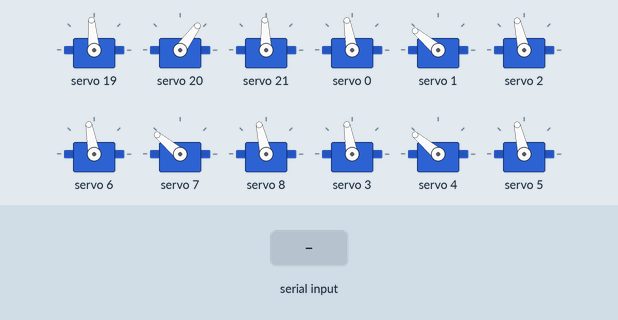
Bench run of a sketch on a simulated Arduino Uno, built with avr-gcc and run on an emulated ATmega328P. On the bench: 12 × servo. The inputs (shaded band) are chosen by the test bench.

Above: at 1.2 s.
1.3 s: "90,45\n" received over Serial
At 3.64 s:
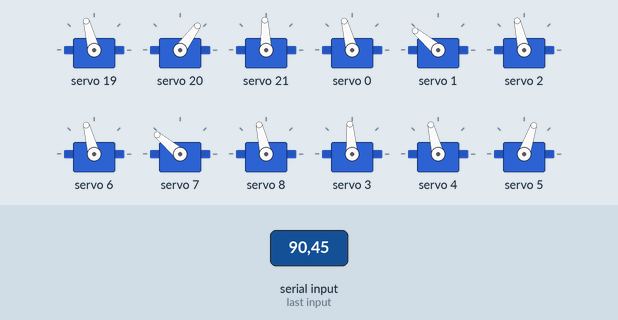
At 9.9 s:
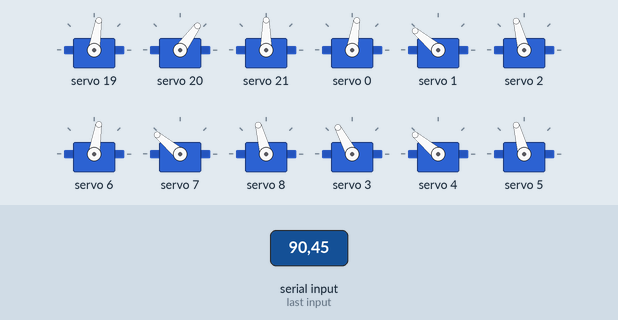
10.3 s: "90\n" received over Serial
At 10.95 s:
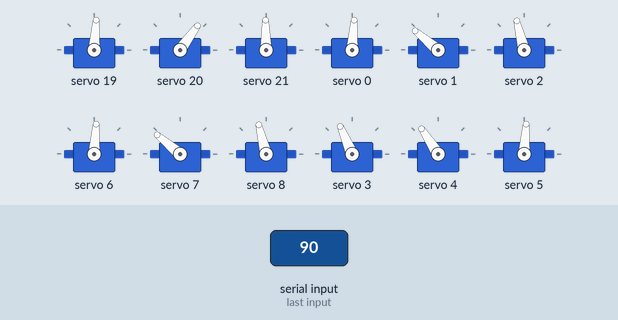
Timing chart, 0 to 19.1 s (numbered marks = the images above; inputs shaded):
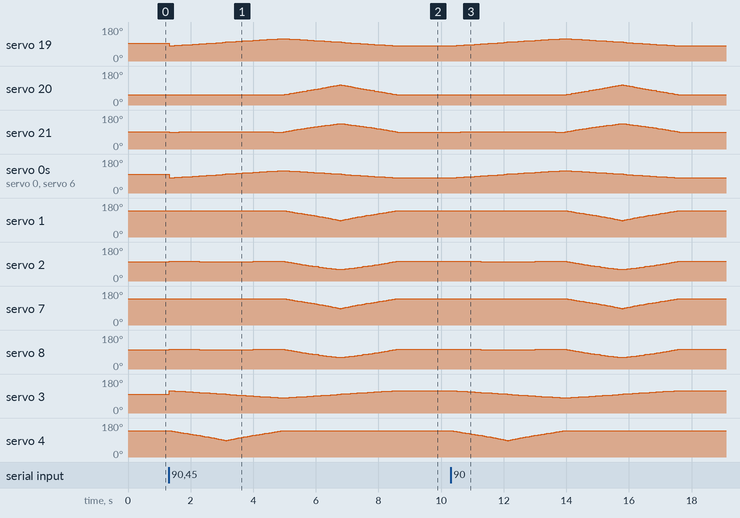

Measured:
- after the input at 1.3 s, servo 20: 54° → 55° after 0.40 s, → 54° 0.17 s later, → 55° 2.5 s later, → 54° 0.17 s later, … (80 changes in this stretch); servo 21: 92° → 90° at once, → 91° 0.30 s later, → 92° 0.64 s later, → 91° 1.7 s later, … (83 changes in this stretch)
- after the input at 10.3 s, servo 19: rises from 81° to 118° in 3.5 s, then falls to 81° in 3.7 s; servo 20: 54° → 55° after 0.40 s, → 54° 0.17 s later, → 55° 2.5 s later, → 54° 0.17 s later, … (80 changes in this stretch)

The sketch:

walk_in_sync_control_esp_3.ino
```cpp
#include <math.h>
#include "HCPCA9685.h"

#define  I2CAdd 0x40
#define  I2CAddB 0x41
#define  root3 1.7320508

HCPCA9685 HCPCA9685(I2CAdd),HCPCA9685B(I2CAddB);

// Servo s1,s2,s3;

String datax,datay;
int dt=10;
int jx,jy,u,v;


// int s1pin=8;
// int s2pin=9;
// int s3pin=10;
float a=4.5;
float b=3;

int m1,m2,m3,mjy,mjx;

float r;
int theta,phai,beta,alpha,gamm,GAMMA;
float forcos;

float pi=3.14159265;

// int s1angle;
// int s2angle;
// int s3angle;

float l1=7.7;
float l2=11.1;

//functions
float raddtodeg(float th){
  float ans;
  ans=th*180/pi;
  return ans;
}
float degtoradd(float angle){
  float deg;
  deg=angle*pi;
  deg=deg/180;
  return deg;
}


float rlength(float x,float y, float z){
  float r;
  r=pow((x*x+y*y+z*z),0.5);
  return r;
}


int s1angle(float x,float y){
  float theta;
  int thetha;
  theta=atan(y/x);
  thetha=raddtodeg(theta);
  if (theta<0){

  thetha=180+thetha;
  }

  return thetha;
}


int s2angle(float l1,float l2,float z,float r){
  int phai,alpha;
  alpha=raddtodeg(acos((l1*l1+r*r-l2*l2)/(2*l1*r)));
  phai=raddtodeg(acos(z/r));
  return phai-alpha;
}


int s3angle(float l1,float l2,float r){
  int beta;
  beta=raddtodeg(acos((l1*l1+l2*l2-r*r)/(2*l1*l2)));
  return beta;
}
//functions end


//main function
void jp(float x,float y,float z){
  theta=s1angle(x,y);
  forcos=degtoradd(theta);
  r=rlength(x-b*cos(forcos),y-b*sin(forcos),z-a);
  gamm=s2angle(l1,l2,z-a,r);
  beta=s3angle(l1,l2,r);

  GAMMA=30+gamm;
  m1=map(theta,0,180,10,430);

  m2=map(GAMMA,0,180,10,430);
  m3=map(beta,0,180,10,430);


  HCPCA9685B.Servo(3,430-m1);
  HCPCA9685B.Servo(4,430-m2);
  HCPCA9685B.Servo(5,430-m3);

}

void jp2(float x,float y,float z){
  theta=s1angle(x,y);
  forcos=degtoradd(theta);
  r=rlength(x-b*cos(forcos),y-b*sin(forcos),z-a);
  gamm=s2angle(l1,l2,z-a,r);
  beta=s3angle(l1,l2,r);

  GAMMA=30+gamm;
  m1=map(theta,0,180,10,430);

  m2=map(GAMMA,0,180,10,430);
  m3=map(beta,0,180,10,430);

  HCPCA9685.Servo(0, m1);
  HCPCA9685.Servo(1, m2);
  HCPCA9685.Servo(2, m3);


}
void jp3(float x,float y,float z){
  theta=s1angle(x,y);
  forcos=degtoradd(theta);
  r=rlength(x-b*cos(forcos),y-b*sin(forcos),z-a);
  gamm=s2angle(l1,l2,z-a,r);
  beta=s3angle(l1,l2,r);
  GAMMA=30+gamm;
  m1=map(theta,0,180,10,430);

  m2=map(GAMMA,0,180,10,430);
  m3=map(beta,0,180,10,430);

  HCPCA9685.Servo(6, m1);
  HCPCA9685.Servo(7, m2);
  HCPCA9685.Servo(8, m3);
  }

void jp4(float x,float y,float z){
  theta=s1angle(x,y);
  forcos=degtoradd(theta);
  r=rlength(x-b*cos(forcos),y-b*sin(forcos),z-a);
  gamm=s2angle(l1,l2,z-a,r);
  beta=s3angle(l1,l2,r);
  GAMMA=30+gamm;
  m1=map(theta,0,180,10,430);

  m2=map(GAMMA,0,180,10,430);
  m3=map(beta,0,180,10,430);

  HCPCA9685.Servo(3, m1);
  HCPCA9685.Servo(4, m2);
  HCPCA9685.Servo(5, m3);
 }

void jp5(float x,float y,float z){
  theta=s1angle(x,y);
  forcos=degtoradd(theta);
  r=rlength(x-b*cos(forcos),y-b*sin(forcos),z-a);
  gamm=s2angle(l1,l2,z-a,r);
  beta=s3angle(l1,l2,r);
  GAMMA=30+gamm;
  m1=map(theta,0,180,10,430);

  m2=map(GAMMA,0,180,10,430);
  m3=map(beta,0,180,10,430);
  HCPCA9685B.Servo(6,430-m1);
  HCPCA9685B.Servo(7,430-m2);
  HCPCA9685B.Servo(8,430-m3);
}

void jp6(float x,float y,float z){
  theta=s1angle(x,y);
  forcos=degtoradd(theta);
  r=rlength(x-b*cos(forcos),y-b*sin(forcos),z-a);
  gamm=s2angle(l1,l2,z-a,r);
  beta=s3angle(l1,l2,r);
  GAMMA=30+gamm;
  m1=map(theta,0,180,10,430);

  m2=map(GAMMA,0,180,10,430);
  m3=map(beta,0,180,10,430);

  HCPCA9685B.Servo(0,430-m1);
  HCPCA9685B.Servo(1,430-m2);
  HCPCA9685B.Servo(2,430-m3);
  }

void jpc(float x,float y,float z){
  theta=s1angle(x,y);
  forcos=degtoradd(theta);
  r=rlength(x-b*cos(forcos),y-b*sin(forcos),z-a);
  gamm=s2angle(l1,l2,z-a,r);
  beta=s3angle(l1,l2,r);


  GAMMA=30+gamm;
  m1=map(theta,0,180,10,430);

  m2=map(GAMMA,0,180,10,430);
  m3=map(beta,0,180,10,430);


  HCPCA9685B.Servo(3,m1);
  HCPCA9685B.Servo(4,430-m2);
  HCPCA9685B.Servo(5,430-m3);

}

void jpc2(float x,float y,float z){
  theta=s1angle(x,y);
  forcos=degtoradd(theta);
  r=rlength(x-b*cos(forcos),y-b*sin(forcos),z-a);
  gamm=s2angle(l1,l2,z-a,r);
  beta=s3angle(l1,l2,r);


  GAMMA=30+gamm;
  m1=map(theta,0,180,10,430);

  m2=map(GAMMA,0,180,10,430);
  m3=map(beta,0,180,10,430);


  HCPCA9685.Servo(0, m1);
  HCPCA9685.Servo(1, m2);
  HCPCA9685.Servo(2, m3);


}
void jpc3(float x,float y,float z){
  theta=s1angle(x,y);
  forcos=degtoradd(theta);
  r=rlength(x-b*cos(forcos),y-b*sin(forcos),z-a);
  gamm=s2angle(l1,l2,z-a,r);
  beta=s3angle(l1,l2,r);


  GAMMA=30+gamm;
  m1=map(theta,0,180,10,430);

  m2=map(GAMMA,0,180,10,430);
  m3=map(beta,0,180,10,430);


  HCPCA9685.Servo(6, m1);
  HCPCA9685.Servo(7, m2);
  HCPCA9685.Servo(8, m3);

}

void jpc4(float x,float y,float z){
  theta=s1angle(x,y);
  forcos=degtoradd(theta);
  r=rlength(x-b*cos(forcos),y-b*sin(forcos),z-a);
  gamm=s2angle(l1,l2,z-a,r);
  beta=s3angle(l1,l2,r);


  GAMMA=30+gamm;
  m1=map(theta,0,180,10,430);

  m2=map(GAMMA,0,180,10,430);
  m3=map(beta,0,180,10,430);

  HCPCA9685.Servo(3, m1);
  HCPCA9685.Servo(4, m2);
  HCPCA9685.Servo(5, m3);

}

void jpc5(float x,float y,float z){
  theta=s1angle(x,y);
  forcos=degtoradd(theta);
  r=rlength(x-b*cos(forcos),y-b*sin(forcos),z-a);
  gamm=s2angle(l1,l2,z-a,r);
  beta=s3angle(l1,l2,r);


  GAMMA=30+gamm;
  m1=map(theta,0,180,10,430);

  m2=map(GAMMA,0,180,10,430);
  m3=map(beta,0,180,10,430);

  HCPCA9685B.Servo(6,m1);
  HCPCA9685B.Servo(7,430-m2);
  HCPCA9685B.Servo(8,430-m3);
}

void jpc6(float x,float y,float z){
  theta=s1angle(x,y);
  forcos=degtoradd(theta);
  r=rlength(x-b*cos(forcos),y-b*sin(forcos),z-a);
  gamm=s2angle(l1,l2,z-a,r);
  beta=s3angle(l1,l2,r);


  GAMMA=30+gamm;
  m1=map(theta,0,180,10,430);

  m2=map(GAMMA,0,180,10,430);
  m3=map(beta,0,180,10,430);


  HCPCA9685B.Servo(0,m1);
  HCPCA9685B.Servo(1,430-m2);
  HCPCA9685B.Servo(2,430-m3);
}


void forward(int steps){
float side_dis=(8.4/steps);
float rangez=(steps/2);
float angular_dis=(side_dis*root3/2);
float zdis;
zdis=(6/rangez);
float x=-4.2,y=10,z=-7.5;
float X=0.2;
float Y,Z;
float XX=-8.4;
float YY,ZZ;
float p=4.2;
float q=10;
float P=8.4;
float Q,R=-7.5;
float PP=-0.2;
float QQ,RR=-7.5;
float r=-7.5;
  //Left and Right legs
 for (float i=1;i<=steps;i=i+1){
   Serial.print(rangez);
   Serial.print("\n");
   Serial.println(zdis,6);
   Serial.print("\n");
   Serial.print(steps);
   Serial.print("\n");

  x=x+side_dis;
  jp(x,y,z);

  X=X+angular_dis;
  Y=root3*X;
  Z=-7.5;
  jp2(X,Y,Z);


  XX=XX+angular_dis;
  YY=-(XX)*root3;
  ZZ=-7.5;
  jp3(XX,YY,ZZ);
  //Code for second set of wheels


  p=p-side_dis;
  if (i<=rangez){
    r=r+zdis;
  }
  else{
    r=r-zdis;
  }
  jp4(p,q,r);

  P=P-angular_dis;
  Q=root3*P;
  if (i<=rangez){
    R=R+zdis;
  }
  else{
    R=R-zdis;
  }
  jp5(P,Q,R);


  PP=PP-angular_dis;
  QQ=-(PP)*root3;
  if (i<=rangez){
    RR=RR+zdis;
  }
  else{
    RR=RR-zdis;
  }
  jp6(PP,QQ,RR);
  delay(dt);
  // delay(dt);
}
Serial.println("loop 2");
for (float i=1;i<=steps;i=i+1){
  x=x-side_dis;
  if (i<=rangez){
    z=z+zdis;
  }
  else{
    z=z-zdis;
  }
  jp(x,y,z);
  X=X-angular_dis;
  Y=root3*X;
  if (i<=rangez){
    Z=Z+zdis;
  }
  else{
    Z=Z-zdis;
  }
  jp2(X,Y,Z);
  XX=XX-angular_dis;
  YY=-(XX)*root3;
  if (i<=rangez){
    ZZ=ZZ+zdis;
  }
  else{
    ZZ=ZZ-zdis;
  }
  jp3(XX,YY,ZZ);


  //CODE FOR SECOND SET OF LEGS
  p=p+side_dis;

  jp4(p,q,r);

  P=P+angular_dis;
  Q=root3*P;
  R=-7.5;
  jp5(P,Q,R);


  PP=PP+angular_dis;
  QQ=-(PP)*root3;
  RR=-7.5;
  jp6(PP,QQ,RR);
delay(dt);


  //delay(dt);
}
}

void ccw(int steps){
  float side_dis=(6./steps);
  float x=-3.,y=10,z=-7.5;
  float p=3.  ,q=10,r=-7.5;
  float rangez=(steps/2);
  float zdis;
  zdis=(6/rangez);
  for (float i=1;i<=steps;i=i+1){
  if (i<=rangez){
    r=r+zdis;
  }
  else{
    r=r-zdis;
  }
  x=x+side_dis;
  p=p-side_dis;
  jpc(x,y,z);
  jpc2(x,y,z);
  jpc3(x,y,z);
  jpc4(p,q,r);
  jpc5(p,q,r);
  jpc6(p,q,r);
  delay(dt);
  }
  for (float i=1;i<=steps;i=i+1){
  x=x-side_dis;
  p=p+side_dis;
  if (i<=rangez){
    z=z+zdis;
  }
  else{
    z=z-zdis;
  }
  jpc(x,y,z);
  jpc2(x,y,z);
  jpc3(x,y,z);
  jpc4(p,q,r);
  jpc5(p,q,r);
  jpc6(p,q,r);
  delay(dt);
  }
}


void cw(int steps){
  float side_dis=(6./steps);
  float x=3.,y=10,z=-7.5;
  float p=-3.  ,q=10,r=-7.5;
  float rangez=(steps/2);
  float zdis;
  zdis=(6/rangez);
  for (float i=1;i<=steps;i=i+1){
  if (i<=rangez){
    r=r+zdis;
  }
  else{
    r=r-zdis;
  }
  x=x-side_dis;
  p=p+side_dis;
  jpc(x,y,z);
  jpc2(x,y,z);
  jpc3(x,y,z);
  jpc4(p,q,r);
  jpc5(p,q,r);
  jpc6(p,q,r);
  delay(dt);
  }
  for (float i=1;i<=steps;i=i+1){
  x=x+side_dis;
  p=p-side_dis;
  if (i<=rangez){
    z=z+zdis;
  }
  else{
    z=z-zdis;
  }
  jpc(x,y,z);
  jpc2(x,y,z);
  jpc3(x,y,z);
  jpc4(p,q,r);
  jpc5(p,q,r);
  jpc6(p,q,r);
  delay(dt);
  }
}


void setup(){


  // Serial.begin(115200);
  // Serial3.begin(115200);

  HCPCA9685.Init(SERVO_MODE);
  HCPCA9685.Sleep(false);
  HCPCA9685B.Init(SERVO_MODE);
  HCPCA9685B.Sleep(false);
  jp(0,10,-7.5);
  jp2(0,10,-7.5);
  jp3(0,10,-7.5);
  jp4(0,10,-7.5);
  jp5(0,10,-7.5);
  jp6(0,10,-7.5);

  Serial.begin(115200);
 // Serial2.begin(115200);

}


void loop(){

while(!Serial.available()){

  };
  jx=4;
  jy=0;
  // datax=Serial.readStringUntil(' ');
  // jx=datax.toInt();
  datay=Serial.readStringUntil('\n');
  //Serial.flush();
  jy=datay.toInt();
  jx=jy%10;
  jy=jy/10;
  //Serial.print(jx);
  // Serial.print("\n");
 Serial.flush();
 Serial.end();
 Serial.flush();

  mjy=map(abs(jy),20,100,50,20);
  if (jy>4 && jx<4){
    if (jx==0)
    {
      cw(mjy*2);
    }
    else if (jx==1)
    {
      ccw(mjy*2);
    }
    else if (jx==2)
    {
      forward(mjy*2);
    }

  }
Serial.begin(115200);
delay(dt);
Serial.flush();


//   if (abs(jy)>abs(jx)){
//     if (jy>0){
//     Serial.end();
//      forward(mjy*2);
//     // Serial.begin(115200);
//      }
//     }
//   else if (abs(jy)<abs(jx)){
//    if (jx<0){
//      Serial.end();
//      ccw(mjx*2);
//    }
//    if (jx>0){
//      Serial.end();
//      cw(mjx*2);

//    }
//  //

// }

  //Serial.flush();

}
```
